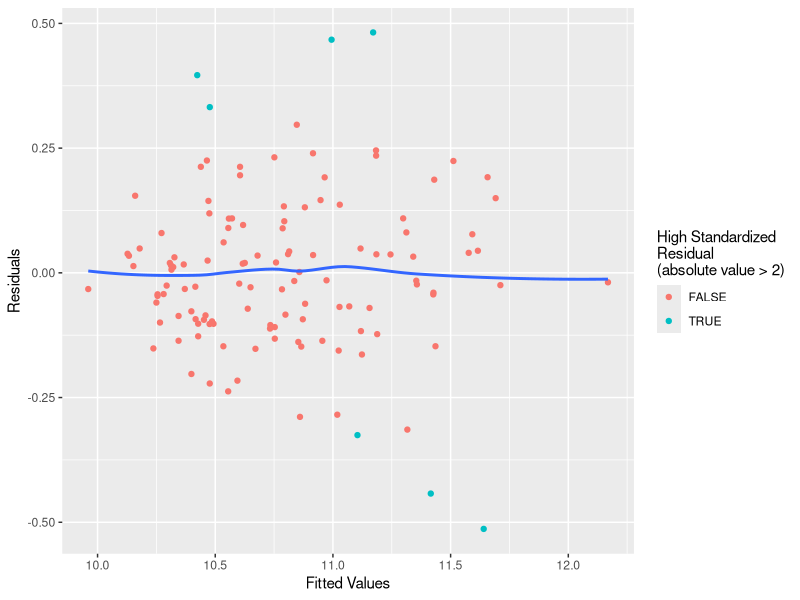
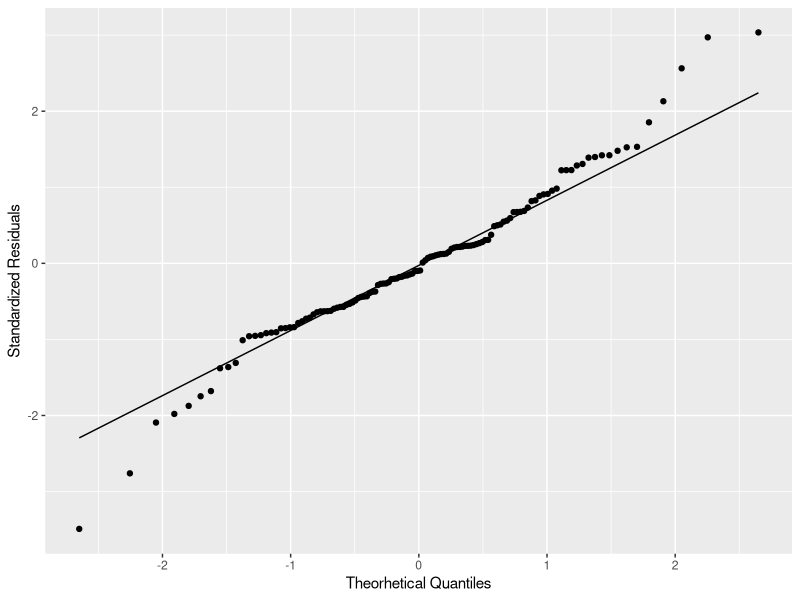
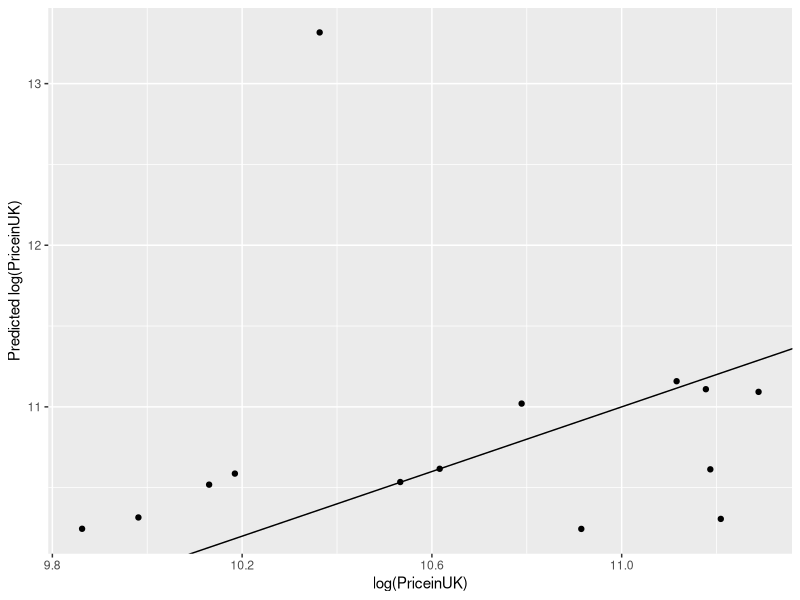

The R script that drew these images, in order:
## ---- chunk 1
knitr::opts_chunk$set(echo = FALSE)
## ---- chunk 2
library(dplyr)
library(ggplot2)
library(knitr)
library(magrittr)
library(tidyr)

full_data <-  read.csv("Dataset/cleaned_data.csv")
data <- full_data %>%
  drop_na
final_model <- (
    log(PriceinUK) ~
      log(Subtitle) +
      poly(Acceleration, 2, raw = T) + 
      poly(TopSpeed, 2, raw = T) +
      log(Efficiency) +
      NumberofSeats
) %>%
  lm(data)
## ---- chunk 3
coefficient_tab <- final_model %>%
  summary %$%
  coefficients

coefficient_tab %>%
  kable
## ---- chunk 4
std_residuals <- final_model %>%
  rstandard

ggplot(
  mapping = aes(
    x = final_model$fitted.values,
    y = final_model$residuals,
  )
) +
  geom_point(aes(color = std_residuals %>% abs > 2)) +
  geom_smooth(se = F) +
  labs(
    x = "Fitted Values",
    y = "Residuals",
    color = "High Standardized\nResidual\n(absolute value > 2)"
  )
## ---- chunk 5
ggplot(mapping = aes(sample = std_residuals)) +
  geom_qq() +
  geom_qq_line() +
  labs(
    x = "Theorhetical Quantiles",
    y = "Standardized Residuals"
  )
## ---- chunk 6
std_residuals %>% shapiro.test
final_model %>% (lmtest::bptest)
## ---- chunk 7
found_ind <- c(5, 7, 9, 12, 18, 22, 28, 29, 35, 36, 42, 44)
found_prices <- c(22585, 35050, 28950, 34995, 48335, 49105, 72175, 73785, 51510, 53010, 54990, 48280)
full_data[found_ind, "PriceinUK"] <- found_prices
test_data <- anti_join(full_data, data, by = "Name") %>%
  select(
    Name,
    PriceinUK,
    Subtitle,
    Acceleration,
    TopSpeed,
    Efficiency,
    NumberofSeats
  ) %>%
  drop_na

test <- test_data$PriceinUK
log_test <- test %>% log
pred_log_test <- final_model %>% predict(test_data)
pred_test <- pred_log_test %>% exp

ggplot(
  mapping = aes(log_test, pred_log_test)
) +
  geom_abline(slope = 1, intercept = 0) +
  geom_point() +
  labs(
    x = "log(PriceinUK)",
    y = "Predicted log(PriceinUK)"
  )
## ---- chunk 8
library(caret)
data.frame(
  prediction = c(
    "`log(PriceinUK)`",
    "`PriceinUK`"
  ),
  R2 = c(
    R2(pred_log_test, log_test),
    R2(pred_test, test)
  ),
  MAE = c(
    MAE(pred_log_test, log_test),
    MAE(pred_test, test)
  ),
  RMSE = c(
    RMSE(pred_log_test, log_test),
    RMSE(pred_test, test)
  )
) %>%
  kable
